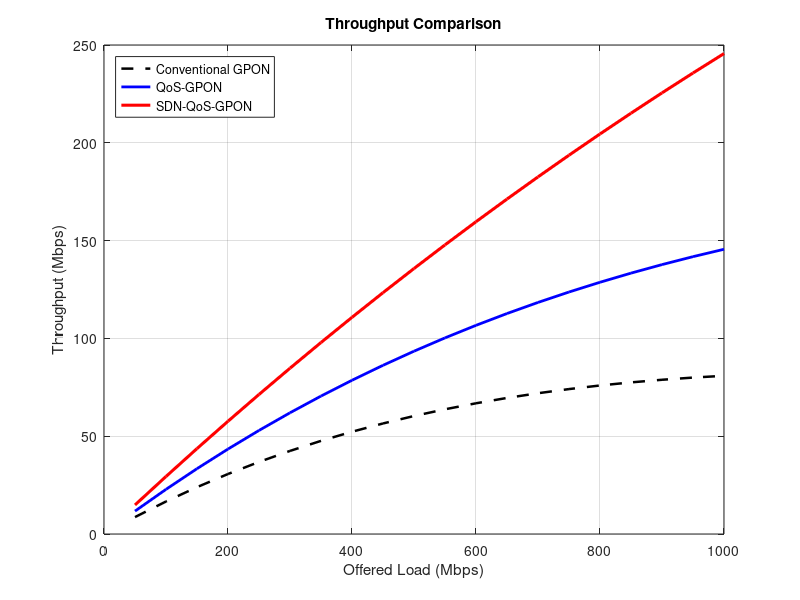
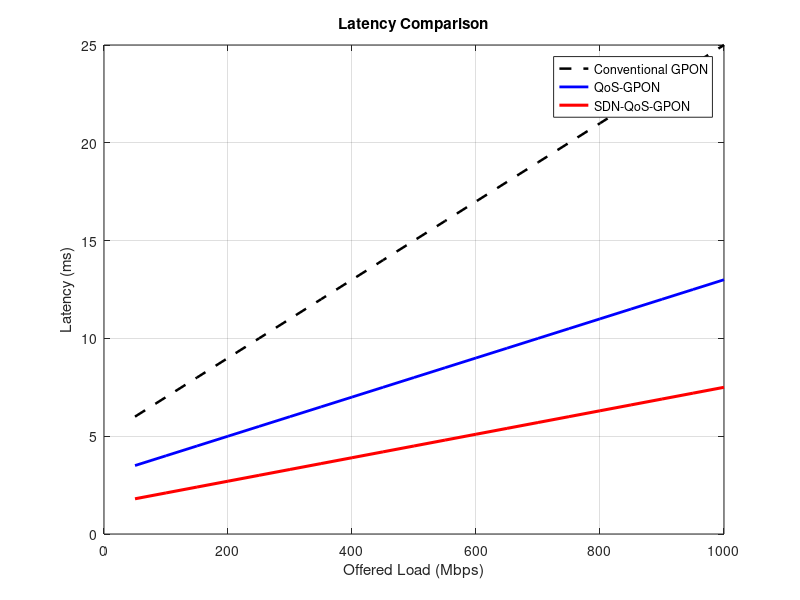
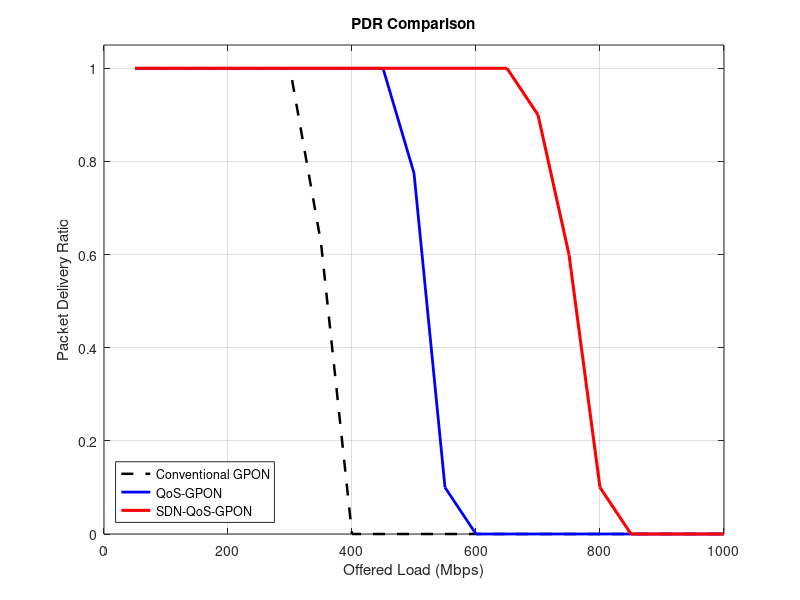
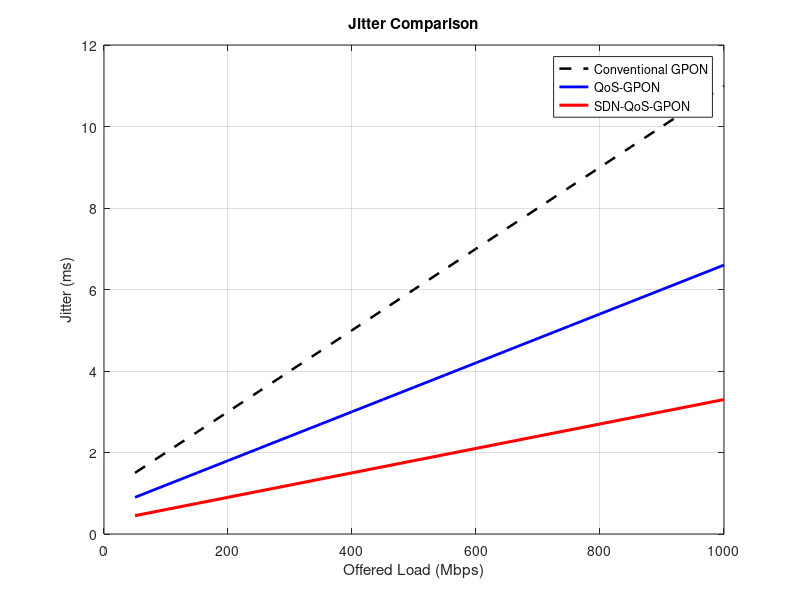

MATLAB code for these plots, in order:
clear; close all; clc;

%% ======================================================
% Offered Load
%% ======================================================
offered_load = 50:50:1000;
norm_load = offered_load / max(offered_load);

%% ======================================================
% 1️⃣ THROUGHPUT MODELS
%% ======================================================

% Conventional GPON
thr_conv = 180 * norm_load .* exp(-0.0008*offered_load);

% QoS-Aware GPON
thr_qos = 240 * norm_load .* exp(-0.0005*offered_load);

% SDN-Enabled QoS GPON
thr_sdn = 300 * norm_load .* exp(-0.0002*offered_load);

figure;
plot(offered_load,thr_conv,'k--','LineWidth',1.8); hold on;
plot(offered_load,thr_qos,'b','LineWidth',2);
plot(offered_load,thr_sdn,'r','LineWidth',2.2);
xlabel('Offered Load (Mbps)');
ylabel('Throughput (Mbps)');
title('Throughput Comparison');
legend('Conventional GPON','QoS-GPON','SDN-QoS-GPON','Location','NorthWest');
grid on;

%% ======================================================
% 2️⃣ LATENCY MODELS
%% ======================================================

lat_conv = 5 + 0.02*offered_load;
lat_qos  = 3 + 0.01*offered_load;
lat_sdn  = 1.5 + 0.006*offered_load;

figure;
plot(offered_load,lat_conv,'k--','LineWidth',1.8); hold on;
plot(offered_load,lat_qos,'b','LineWidth',2);
plot(offered_load,lat_sdn,'r','LineWidth',2.2);
xlabel('Offered Load (Mbps)');
ylabel('Latency (ms)');
title('Latency Comparison');
legend('Conventional GPON','QoS-GPON','SDN-QoS-GPON');
grid on;

%% ======================================================
% 3️⃣ PACKET DELIVERY RATIO (PDR)
%% ======================================================

loss_conv = 0.00015 * max(offered_load-300,0).^2;
loss_qos  = 0.00009 * max(offered_load-450,0).^2;
loss_sdn  = 0.00004 * max(offered_load-650,0).^2;

PDR_conv = max(min(1-loss_conv,1),0);
PDR_qos  = max(min(1-loss_qos,1),0);
PDR_sdn  = max(min(1-loss_sdn,1),0);

figure;
plot(offered_load,PDR_conv,'k--','LineWidth',1.8); hold on;
plot(offered_load,PDR_qos,'b','LineWidth',2);
plot(offered_load,PDR_sdn,'r','LineWidth',2.2);
xlabel('Offered Load (Mbps)');
ylabel('Packet Delivery Ratio');
title('PDR Comparison');
legend('Conventional GPON','QoS-GPON','SDN-QoS-GPON','Location','SouthWest');
ylim([0 1.05]);
grid on;

%% ======================================================
% 4️⃣ JITTER MODELS
%% ======================================================

jit_conv = 1 + 0.01*offered_load;
jit_qos  = 0.6 + 0.006*offered_load;
jit_sdn  = 0.3 + 0.003*offered_load;

figure;
plot(offered_load,jit_conv,'k--','LineWidth',1.8); hold on;
plot(offered_load,jit_qos,'b','LineWidth',2);
plot(offered_load,jit_sdn,'r','LineWidth',2.2);
xlabel('Offered Load (Mbps)');
ylabel('Jitter (ms)');
title('Jitter Comparison');
legend('Conventional GPON','QoS-GPON','SDN-QoS-GPON');
grid on;

%% ======================================================
% 5️⃣ Bandwidth Utilization Efficiency
%% ======================================================

eff_conv = thr_conv ./ offered_load;
eff_qos  = thr_qos  ./ offered_load;
eff_sdn  = thr_sdn  ./ offered_load;

figure;
plot(offered_load,eff_conv,'k--','LineWidth',1.8); hold on;
plot(offered_load,eff_qos,'b','LineWidth',2);
plot(offered_load,eff_sdn,'r','LineWidth',2.2);
xlabel('Offered Load (Mbps)');
ylabel('Bandwidth Utilization Efficiency');
title('Bandwidth Utilization Comparison');
legend('Conventional GPON','QoS-GPON','SDN-QoS-GPON');
grid on;

%% ======================================================
% 6️⃣ SDN-BASED DYNAMIC DBA (CORE CONTRIBUTION)
%% ======================================================

num_onu = 16;
time_slots = 100;

% synthetic ONU demand
onu_demand = abs(200 + 80*randn(num_onu,time_slots));

% SDN priority weights
w_crit = 0.5;
w_rt   = 0.3;
w_be   = 0.2;

total_bandwidth = 1000; % Mbps

alloc_crit = zeros(1,time_slots);
alloc_rt   = zeros(1,time_slots);
alloc_be   = zeros(1,time_slots);

for t = 1:time_slots
    
    demand_mean = mean(onu_demand(:,t));
    
    demand_crit = demand_mean * 0.3;
    demand_rt   = demand_mean * 0.4;
    demand_be   = demand_mean * 0.3;
    
    total_weight = w_crit*demand_crit + ...
                   w_rt*demand_rt + ...
                   w_be*demand_be;
    
    alloc_crit(t) = total_bandwidth * (w_crit*demand_crit) / total_weight;
    alloc_rt(t)   = total_bandwidth * (w_rt*demand_rt) / total_weight;
    alloc_be(t)   = total_bandwidth * (w_be*demand_be) / total_weight;
end

figure;
area(1:time_slots,[alloc_crit;alloc_rt;alloc_be]');
xlabel('Time Slots');
ylabel('Allocated Bandwidth (Mbps)');
title('SDN Intelligent Dynamic Bandwidth Allocation');
legend('Critical','Real-time','Best-effort');
grid on;

%% ======================================================
% 7️⃣ PAYLOAD IMPACT COMPARISON
%% ======================================================

payload_size = 64:64:1500;
payload_eff = 0.7 + 0.3*(payload_size/max(payload_size));

thr_payload_conv = 180 * payload_eff;
thr_payload_qos  = 240 * payload_eff;
thr_payload_sdn  = 300 * payload_eff;

figure;
plot(payload_size,thr_payload_conv,'k--','LineWidth',1.8); hold on;
plot(payload_size,thr_payload_qos,'b','LineWidth',2);
plot(payload_size,thr_payload_sdn,'r','LineWidth',2.2);
xlabel('Payload Size (Bytes)');
ylabel('Throughput (Mbps)');
title('Payload Size Impact Comparison');
legend('Conventional GPON','QoS-GPON','SDN-QoS-GPON','Location','NorthWest');
grid on;

%% ======================================================
% 8️⃣ CDF OF PACKET DELAY COMPARISON
%% ======================================================

rng(1); % reproducibility

delay_conv = abs(8 + 2.5*randn(1,4000));
delay_qos  = abs(5 + 1.8*randn(1,4000));
delay_sdn  = abs(3 + 1.2*randn(1,4000));

[f1,x1] = ecdf(delay_conv);
[f2,x2] = ecdf(delay_qos);
[f3,x3] = ecdf(delay_sdn);

figure;
plot(x1,f1,'k--','LineWidth',1.8); hold on;
plot(x2,f2,'b','LineWidth',2);
plot(x3,f3,'r','LineWidth',2.2);
xlabel('Packet Delay (ms)');
ylabel('CDF');
title('CDF of Packet Delay Comparison');
legend('Conventional GPON','QoS-GPON','SDN-QoS-GPON','Location','SouthEast');
grid on;
